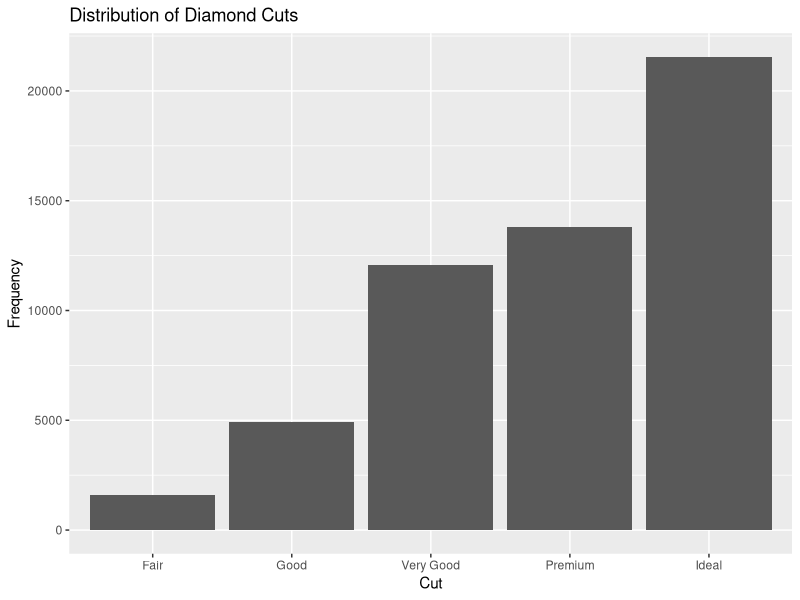
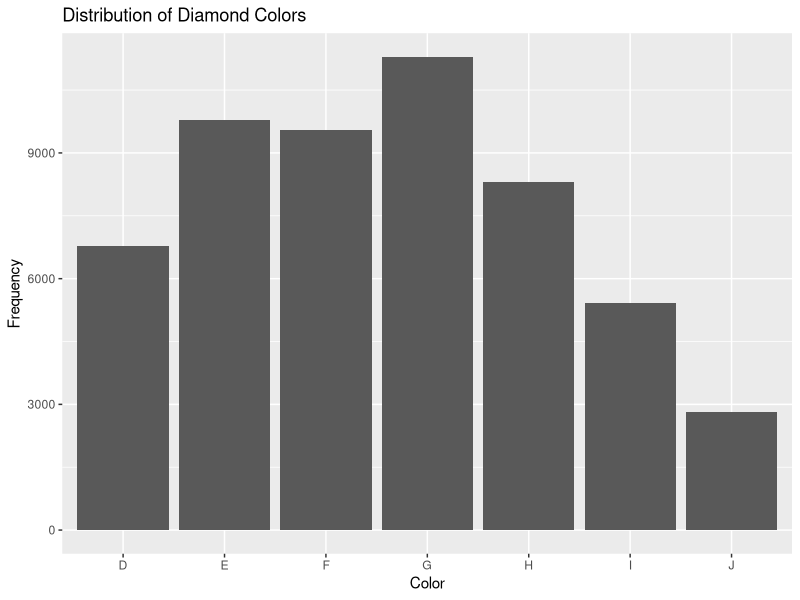
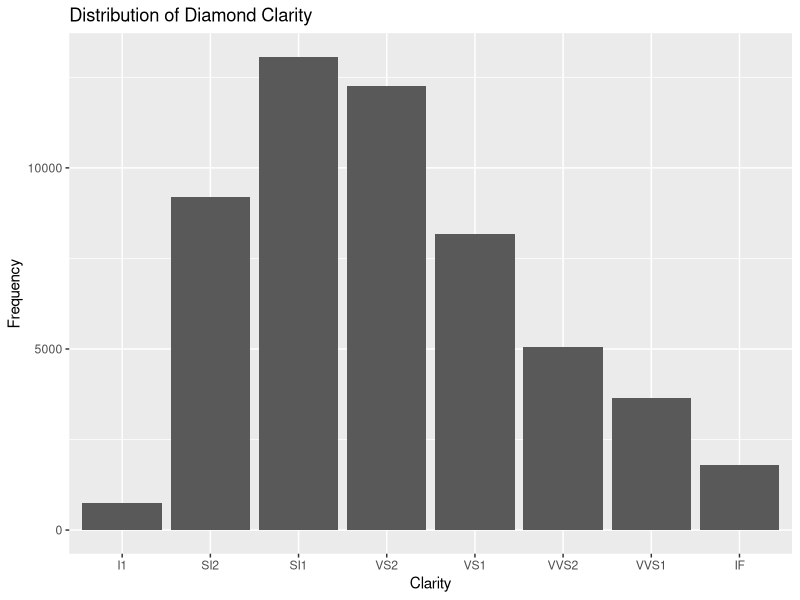

Recreate these plots in R, in order.
## ---- chunk 1
knitr::opts_chunk$set(echo = TRUE)
library('tidyverse') ; library('ggplot2')
## ---- chunk 2
data("diamonds", package = "ggplot2")
names(diamonds)
## ---- chunk 3
ggplot(diamonds, aes(x = cut)) +
  geom_bar() +
  ggtitle("Distribution of Diamond Cuts") +
  xlab("Cut") +
  ylab("Frequency")
## ---- chunk 4
ggplot(diamonds, aes(x = color)) +
  geom_bar() +
  ggtitle("Distribution of Diamond Colors") +
  xlab("Color") +
  ylab("Frequency")

## ---- chunk 5
ggplot(diamonds, aes(x = clarity)) +
  geom_bar() +
  ggtitle("Distribution of Diamond Clarity") +
  xlab("Clarity") +
  ylab("Frequency")

